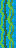

A level layout from a 2D game, rendered from its tile map. Below: a short description, then the map file with its tile-grid data intact:
An orthogonal 1x3 tile map with 16x16 px tiles, 1 tile layer (Tile Layer 1).

<map version="1.10" tiledversion="1.11.2" orientation="orthogonal" renderorder="right-down" width="1" height="3" tilewidth="16" tileheight="16" infinite="0" nextlayerid="2" nextobjectid="1">
 <tileset firstgid="1" source="Blocks.tsx" />
 <layer id="1" name="Tile Layer 1" width="1" height="3">
  <data encoding="csv">
37,
37,
37
</data>
 </layer>
</map>
